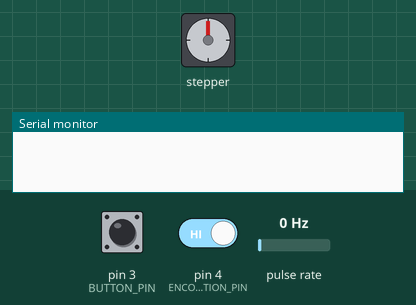
Recording of a sketch running on a simulated Arduino Uno, built with avr-gcc and run on an emulated ATmega328P. On the bench: stepper motor, the last lines printed to the serial monitor. Wiring (inferred from the names in the program): pulse sensor: data pin 2; stepper motor driver (200 steps per turn assumed): step pin 6; direction pin 7. The test bench sets the inputs (shaded band); at power-on: pulse rate 0 Hz, pin 3 (BUTTON_PIN) HIGH, pin 4 (ENCODER_DIRECTION_PIN) HIGH.

Above: at 1.2 s.
1.3 s: pulse rate (sensor on pin 2) set to 2 Hz
At 1.75 s:
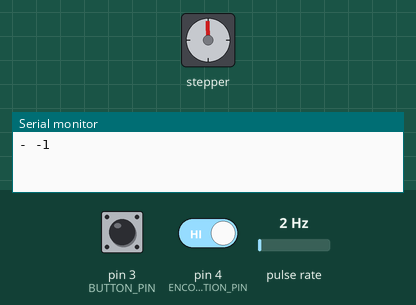
At 2.66 s:
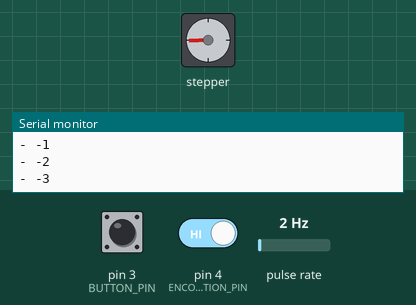
4.3 s: pulse rate (sensor on pin 2) set to 150 Hz
6.4 s: pin 3 (BUTTON_PIN) pulled LOW for 0.15 s
At 8.6 s:
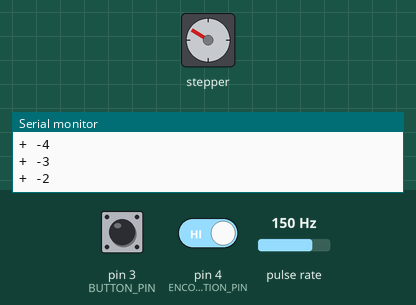
9.3 s: pin 4 (ENCODER_DIRECTION_PIN) driven LOW
At 9.47 s:
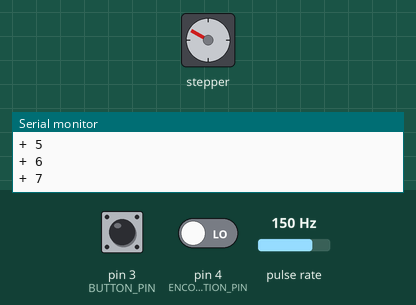
12.3 s: pulse rate (sensor on pin 2) set to 100 Hz
15.3 s: pin 3 (BUTTON_PIN) pulled LOW for 1 s
Timing chart, 0 to 19.9 s (numbered marks = the images above; inputs shaded):
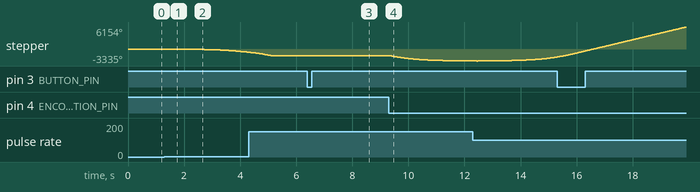

The sketch:

encoder_speed_control.ino
```cpp
#define ENCODER_INTERRUPT_PIN 2
#define BUTTON_PIN 3
#define ENCODER_DIRECTION_PIN 4
#define STEP_PIN 6
#define DIR_PIN 7


const int MAX_VALUE = 15;
volatile int value = 0;

const double ACCELERATION = 0.42;
const int RPM_LUT[] = {0, 25, 50, 75, 100, 125, 150, 175, 200, 225, 250, 275, 300, 325, 350, 375};
double currentRPM = 0;

bool motorCW = true;

void setup() {
  Serial.begin(9600);

  // setup rotary encoder pins and initial state
  pinMode(ENCODER_INTERRUPT_PIN, INPUT_PULLUP);
  pinMode(ENCODER_DIRECTION_PIN, INPUT_PULLUP);
  pinMode(BUTTON_PIN, INPUT_PULLUP);

  attachInterrupt(digitalPinToInterrupt(ENCODER_INTERRUPT_PIN), changeSpeed, RISING);
  attachInterrupt(digitalPinToInterrupt(BUTTON_PIN), stop, FALLING);

  // setup stepper motor pins
  pinMode(STEP_PIN, OUTPUT);
  pinMode(DIR_PIN, OUTPUT);
}

void changeSpeed() {
  bool cw = (digitalRead(ENCODER_INTERRUPT_PIN) != digitalRead(ENCODER_DIRECTION_PIN));
  if (cw) {
    value = min(value + 1, MAX_VALUE);
    Serial.print("+ ");
    Serial.println(value);
  } else {
    value = max(value - 1, -MAX_VALUE);
    Serial.print("- ");
    Serial.println(value);
  }
}

void stop() {
  value = 0;
  Serial.print("0: ");
  Serial.println(value);
}

void checkMotorDirection(double speed) {
  if (motorCW && speed < 0) {
    digitalWrite(DIR_PIN, LOW);
    motorCW = false;
  }
  if (!motorCW && speed > 0) {
    digitalWrite(DIR_PIN, HIGH);
    motorCW = true;
  }
}

int getTargetRPM() {
  int targetRpm = RPM_LUT[abs(value)];
  if (value < 0) {
    return -targetRpm;
  } else {
    return targetRpm;
  }
}

void updateSpeed() {
  int targetRPM = getTargetRPM();
  if (currentRPM == targetRPM) {
    return;
  }
  if (currentRPM < targetRPM) {
    currentRPM = min(currentRPM + ACCELERATION, targetRPM);
  } else {
    currentRPM = max(currentRPM - ACCELERATION, targetRPM);
  }
}

int delayForRPM(int rpm) {
  double rotationDurationMS = 60000 / abs(rpm);
  double stepDurationMS = rotationDurationMS / 200;
  return round(1000 * stepDurationMS / 2);
}

void loop() {
  updateSpeed();
  if (currentRPM == 0) {
    delay(1);
  } else {
    checkMotorDirection(currentRPM);
    int d = delayForRPM(currentRPM);
    digitalWrite(STEP_PIN, HIGH);
    delayMicroseconds(d);
    digitalWrite(STEP_PIN, LOW);
    delayMicroseconds(d);
  }
}
```

Measured:
- the behaviour switches between 0 and 1 Hz on pulse rate (sensor on pin 2) (found by bisection; images 0 and 1)
- after the input at 1.3 s, stepper: keeps turning counter-clockwise at about 331°/s, starting after 0.30 s
- after the input at 6.4 s, stepper: turns 41° counter-clockwise, starting after 1.4 s
- after the input at 9.3 s, stepper: keeps turning counter-clockwise at about 490°/s, starting at once
